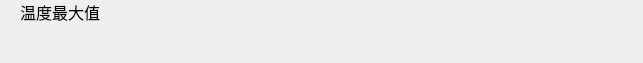
<?xml version="1.0" encoding="UTF-8"?>
<ui version="4.0">
 <class>MV1Set_EnvItemWid</class>
 <widget class="QWidget" name="MV1Set_EnvItemWid">
  <property name="geometry">
   <rect>
    <x>0</x>
    <y>0</y>
    <width>643</width>
    <height>63</height>
   </rect>
  </property>
  <property name="font">
   <font>
    <family>微软雅黑</family>
    <pointsize>12</pointsize>
   </font>
  </property>
  <property name="windowTitle">
   <string>Form</string>
  </property>
  <layout class="QGridLayout" name="gridLayout">
   <property name="leftMargin">
    <number>0</number>
   </property>
   <property name="topMargin">
    <number>0</number>
   </property>
   <property name="rightMargin">
    <number>0</number>
   </property>
   <property name="bottomMargin">
    <number>0</number>
   </property>
   <item row="0" column="0">
    <layout class="QHBoxLayout" name="horizontalLayout" stretch="2,1,1">
     <property name="spacing">
      <number>30</number>
     </property>
     <property name="rightMargin">
      <number>0</number>
     </property>
     <item>
      <widget class="QLabel" name="label">
       <property name="minimumSize">
        <size>
         <width>120</width>
         <height>0</height>
        </size>
       </property>
       <property name="maximumSize">
        <size>
         <width>120</width>
         <height>16777215</height>
        </size>
       </property>
       <property name="font">
        <font>
         <family>微软雅黑</family>
         <pointsize>12</pointsize>
        </font>
       </property>
       <property name="frameShadow">
        <enum>QFrame::Plain</enum>
       </property>
       <property name="text">
        <string>温度最大值</string>
       </property>
       <property name="alignment">
        <set>Qt::AlignHCenter|Qt::AlignTop</set>
       </property>
       <property name="wordWrap">
        <bool>false</bool>
       </property>
       <property name="margin">
        <number>10</number>
       </property>
      </widget>
     </item>
     <item>
      <widget class="QWidget" name="widget_1" native="true">
       <property name="sizePolicy">
        <sizepolicy hsizetype="Preferred" vsizetype="Preferred">
         <horstretch>0</horstretch>
         <verstretch>0</verstretch>
        </sizepolicy>
       </property>
       <property name="font">
        <font>
         <pointsize>12</pointsize>
        </font>
       </property>
      </widget>
     </item>
     <item>
      <widget class="QWidget" name="widget_2" native="true">
       <property name="sizePolicy">
        <sizepolicy hsizetype="Preferred" vsizetype="Preferred">
         <horstretch>0</horstretch>
         <verstretch>0</verstretch>
        </sizepolicy>
       </property>
       <property name="font">
        <font>
         <pointsize>12</pointsize>
        </font>
       </property>
      </widget>
     </item>
    </layout>
   </item>
  </layout>
 </widget>
 <resources/>
 <connections/>
</ui>
